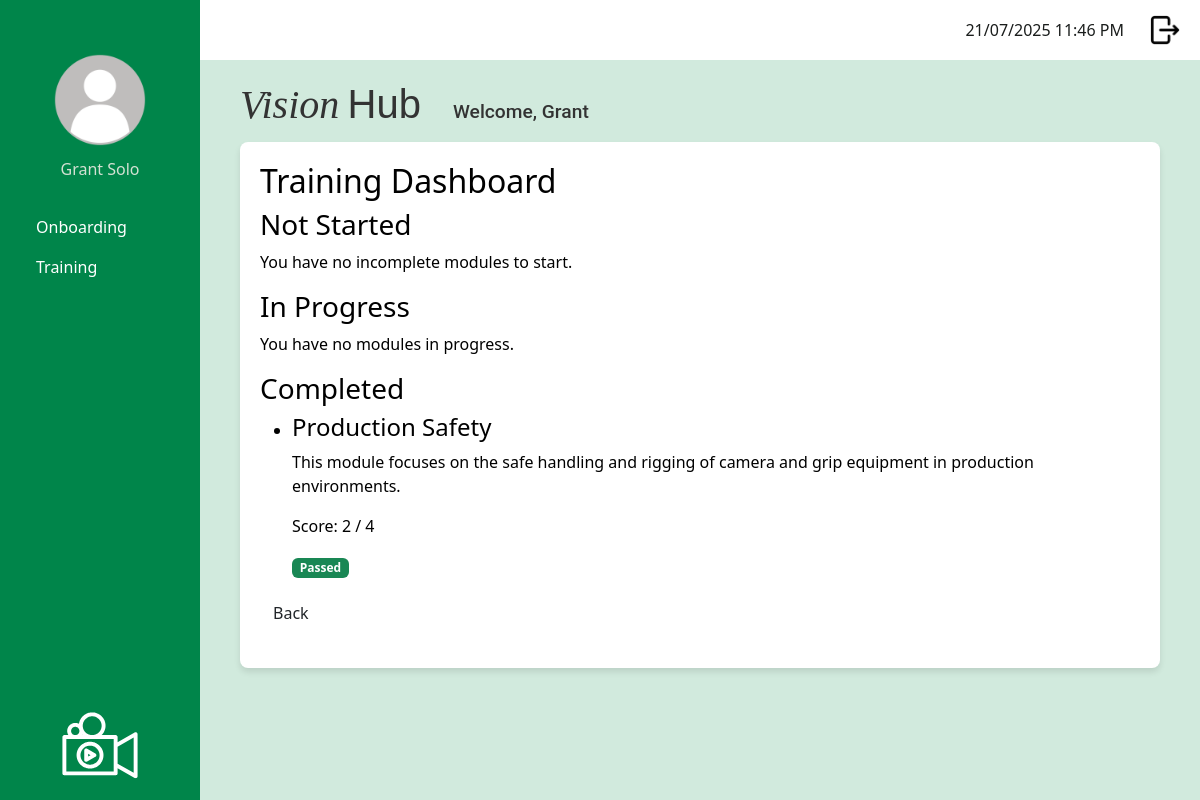
/dashboard_training (signed in), run on an earlier commit of the app's database.
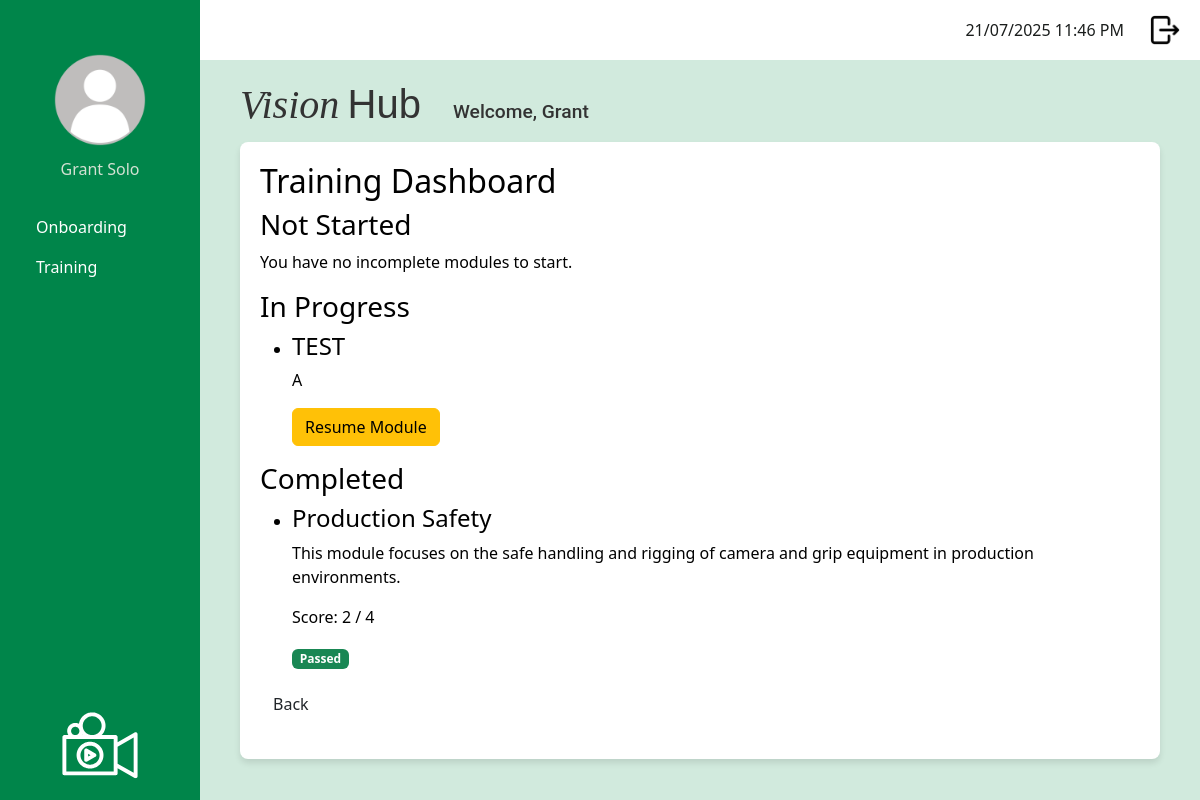
And on a later commit of the database.
### app/models.py (models this page shows, shortened)
class User(UserMixin, db.Model):
    __tablename__ = 'user'
    id: so.Mapped[int] = so.mapped_column(primary_key=True)
    username: so.Mapped[str] = so.mapped_column(sa.String(120), index=True, unique=True)
    first_name: so.Mapped[str] = so.mapped_column(sa.String(50), index=True)
    surname: so.Mapped[str] = so.mapped_column(sa.String(50), index=True)
    job_title: so.Mapped[str] = so.mapped_column(sa.String(50), index=True)
    password_hash: so.Mapped[str] = so.mapped_column(sa.String(256))
    is_onboarding: so.Mapped[bool] = so.mapped_column(default=False) # Default: Not onboarding
    dateStarted: so.Mapped[datetime] = so.mapped_column(index=True, default=lambda: datetime.now(timezone.utc))
    google_email: so.Mapped[Optional[str]] = so.mapped_column(sa.String(120), unique=True, nullable=True)
    profile_photo: so.Mapped[Optional[str]] = so.mapped_column(sa.String(120), nullable=True, default='profileDefault.png')
    manager_id: so.Mapped[Optional[int]] = so.mapped_column(sa.ForeignKey('user.id'), nullable=True)
    manager: so.Mapped[Optional['User']] = so.relationship('User', remote_side=[id], back_populates='manages')
    manages: so.Mapped[List['User']] = so.relationship('User', back_populates='manager')
    role_id: so.Mapped[int] = so.mapped_column(sa.ForeignKey('role.id'))
    role: so.Mapped['Role'] = so.relationship('Role', back_populates='users')
    department_id: so.Mapped[int] = so.mapped_column(sa.ForeignKey('department.id'))
    department: so.Mapped['Department'] = so.relationship('Department', back_populates='users')
    module_progress: so.Mapped[List['UserModuleProgress']] = so.relationship('UserModuleProgress', back_populates='user')
    onboarding_path_id: so.Mapped[int] = so.mapped_column(sa.ForeignKey('onboarding_path.id'), nullable=True)
    onboarding_path: so.Mapped['OnboardingPath'] = so.relationship('OnboardingPath')

class TrainingModule (db.Model):
    __tablename__ = 'training_module'
    id: so.Mapped[int] = so.mapped_column(primary_key=True)
    module_title: so.Mapped[str] = so.mapped_column(sa.String(150), index=True, unique=True)
    module_description: so.Mapped[str] = so.mapped_column(sa.Text, nullable=False)
    module_instructions: so.Mapped[str] = so.mapped_column(sa.Text, nullable=False)
    video_url: so.Mapped[str] = so.mapped_column(sa.String(300), nullable=True)
    active: so.Mapped[bool] = so.mapped_column(sa.Boolean, nullable=False, default=True)
    questions: so.Mapped[List['Question']] = so.relationship('Question', back_populates='training_module', cascade='all, delete-orphan')
    user_progress: so.Mapped[List['UserModuleProgress']] = so.relationship('UserModuleProgress', back_populates='training_module')
    onboarding_steps: so.Mapped[List['OnboardingStep']] = so.relationship('OnboardingStep', back_populates='training_module', cascade='all, delete-orphan')

### app/routes.py (the view)
@app.route('/dashboard_training', methods=['GET'])
@login_required
def training_dashboard():
    if current_user.role.role_name != "staff":
        return redirect(url_for('logout'))
    onboarding_path = current_user.onboarding_path
    steps = onboarding_path.steps if onboarding_path else []
    active_modules = [step.training_module for step in steps if step.training_module.active]
    completed_modules = []
    to_be_completed_modules = []
    in_progress_modules = []
    passing_threshold = 0.5
    for module in active_modules:
        progress = UserModuleProgress.query.filter_by(
            user_id=current_user.id,
            training_module_id=module.id
        ).order_by(UserModuleProgress.id.desc()).first()
        if not progress:
            to_be_completed_modules.append(module)
        else:
            total_questions = len(module.questions) or 1  # Avoid division by zero
            if progress.completed_date:
                if progress.score is not None and (progress.score / total_questions) >= passing_threshold:
                    completed_modules.append({
                        'module': module,
                        'score': progress.score,
                        'passed': True
                    })
                else:
                    to_be_completed_modules.append(module)
            else:
                in_progress_modules.append(module)
    return render_template(
        'dashboard_training.html',
        title="Training Dashboard",
        to_be_completed_modules=to_be_completed_modules,
        in_progress_modules=in_progress_modules,
        completed_modules=completed_modules
    )

### app/models.py (called while the page is built)
@login.user_loader
def load_user(id):
    return db.session.get(User, int(id))

### app/templates/dashboard_training.html
{% extends "base.html" %}
{% block content %}
<h2>Training Dashboard</h2>
<h3>Not Started</h3>
{% if to_be_completed_modules %}
    <ul>
    {% for module in to_be_completed_modules %}
        <li>
            <h4>{{ module.module_title }}</h4>
            <p>{{ module.module_description }}</p>
            <a href="{{ url_for('take_training_module', module_id=module.id) }}" class="btn btn-primary">
                Start Module
            </a>
        </li>
    {% endfor %}
    </ul>
{% else %}
    <p>You have no incomplete modules to start.</p>
{% endif %}
<h3>In Progress</h3>
{% if in_progress_modules %}
    <ul>
    {% for module in in_progress_modules %}
        <li>
            <h4>{{ module.module_title }}</h4>
            <p>{{ module.module_description }}</p>
            <a href="{{ url_for('take_training_module', module_id=module.id) }}" class="btn btn-warning">
                Resume Module
            </a>
        </li>
    {% endfor %}
    </ul>
{% else %}
    <p>You have no modules in progress.</p>
{% endif %}
<h3>Completed</h3>
{% if completed_modules %}
    <ul>
    {% for entry in completed_modules %}
        <li>
            <h4>{{ entry.module.module_title }}</h4>
            <p>{{ entry.module.module_description }}</p>
            <p>Score: {{ entry.score }} / {{ entry.module.questions|length }}</p>
            {% if entry.passed %}
                <span class="badge bg-success">Passed</span>
            {% else %}
                <span class="badge bg-danger">Failed</span>
                <a href="{{ url_for('take_training_module', module_id=entry.module.id) }}" class="btn btn-secondary">Retake Module</a>
            {% endif %}
        </li>
    {% endfor %}
    </ul>
{% else %}
    <p>You have no completed modules.</p>
{% endif %}
<p>
    <a href="{{ url_for('staff_dashboard') }}" class="btn">Back</a>
</p>
{% endblock %}

### app/templates/base.html (shortened to what this page needs)
<!doctype html>
<html>
    <head>
            <link
            href="{{ url_for('static', filename='css/bootstrap.min.css') }}"
            rel="stylesheet"/>
            <link href="{{ url_for('static', filename='css/stylesheet.css') }}" rel="stylesheet"/>
        </head>
    <body>
         <div class="sidebar">
            <div class="profile-container">
                <form id="photoForm"
                    action="{{ url_for('update_profile_photo') }}"
                    method="POST"
                    enctype="multipart/form-data"
                    style="display:inline;">
                <img src="{{ url_for('static',
                                    filename='images/profilePhoto/'
                                        ~ (current_user.profile_photo or 'profileDefault.png')) }}"
                    id="profilePicture"
                    class="profilePicture"
                    alt="Click to change photo"
                    style="cursor:pointer; width:100px; height:100px;
                            object-fit:cover; border-radius:50%;">
                </form>
                <h5 class="profile-photo-text">{{ current_user.first_name|title }} {{ current_user.surname|title }}</h5>
            </div>
            <nav class="nav flex-column sideNavLink-container">
                {% if current_user.role.role_name == 'admin' %}
                    <a class="nav-link" href="#">Onboarding</a>
                    <a class="nav-link" href="{{ url_for('manage_training_modules') }}">Training</a>
                    <a class="nav-link" href="#">Knowledge Base</a>
                    <a class="nav-link" href="{{ url_for('manage_users') }}">User Managment</a>
                    <a class="nav-link" href="#">Onboarding</a>
                    <a class="nav-link" href="#">Reports</a>
                    <a class="nav-link" href="#">Content Management</a>
                    {% elif current_user.role.role_name == 'manager' %}
                    <a class="nav-link" href="#">Onboarding</a>
                    <a class="nav-link" href="#">Training</a>
                    <a class="nav-link" href="#">Reports</a>
                    {% elif current_user.role.role_name == 'staff' %}
                    <a class="nav-link" href="#">Onboarding</a>
                    <a class="nav-link" href="{{ url_for('training_dashboard') }}">Training</a>
                {% endif %}
            </nav>
            <img src="{{ url_for('static', filename='images/logoImageWhite.svg') }}" class="sidebarLogo">
        </div>
         <div class="top-bar">
            <div class="d-flex align-items-center">
                <span class="me-3" id="clock"></span>
                <a href="{{ url_for('logout') }}" class="logout-link">
                    <img src="{{ url_for('static', filename='images/logout.png') }}" class="logout-image">
                </a>
            </div>
        </div>
        <div class="logo-name-container">
            <h2 class="logo-text">
                <span class="logo-vision">Vision</span>
                <span class="logo-hub">Hub</span>
            </h2>
            <h3 class="welcome-text">Welcome, {{ current_user.first_name|title }}</h3>
        </div>
        <div class="content">
            {% block content %}
            {% endblock %}
        </div>
    </body>
</html>

### app/static/css/stylesheet.css (style rules this page uses)
body { color: #000000; background-color: #d1eadd ; }
.logo-name-container { display: flex; align-items: baseline; margin-left: 240px; margin-top: 20px; margin-bottom: 5px; gap: 2rem; color: #333; }
.logo-vision { font-family: 'Playfair Display', serif; font-weight: 450; font-style: italic; font-size: 2.5rem; }
.logo-hub { font-family: 'Montserrat', sans-serif; font-weight: 200; font-size: 2.5rem; margin-left: 0; }
.welcome-text { font-family: 'Roboto', sans-serif; font-size: 1.2rem; margin: 0; }
.sidebar { background-color: #00854a; color: white; font-size: 1rem; font-weight: 400; height: 100vh; position: fixed; width: 200px; padding: 20px; display: flex; flex-direction: column; justify-content: space-between; text-align: left }
.profile-photo-text { font-size: 1rem; font-weight: 200; color: rgb(211, 225, 211); text-align: center; }
.sidebarLogo { max-width: 100%; width: 120px; height: auto; display: block; margin: 0 auto; margin-top: auto; }
.profilePicture { display: block; margin: 30px auto 10px auto; border-radius: 50%; width: 80px; height: 80px; object-fit: cover; }
.sideNavLink-container { margin-top: 20px; }
.nav-link { border-radius: 0.5rem; color: white; }
.top-bar { background-color: white; height: 60px; padding: 10px 20px; margin-left: 200px; display: flex; justify-content: flex-end; align-items: center; }
.logout-image { width: 30px; height: 30px; object-fit: cover; margin-left: 10px; }
#clock { color: #1a1d1c; margin-right: 20px; }
.content { background-color: white; border-radius: 8px; margin-left: 240px; padding: 20px; box-shadow: 0 4px 6px rgba(0, 0, 0, 0.1); max-width: calc(100% - 240px - 40px); }

What changed in the data, as far as the page shows it:
added TrainingModule: module_title "TEST", module_description "A"
Also different on the page:
text no longer shown: "You have no modules in progress."
